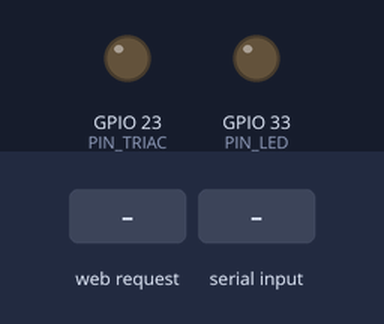
A sketch run on a simulated ESP32. On the bench: output pins drawn as LEDs (lit = HIGH). The test bench sets the inputs (shaded band). WiFi joins after 1.5 s; servers stay silent unless stated; what the sketch prints to the serial monitor is not drawn.

Above: at 3.7 s.
3.8 s: HTTP request GET /triac/iniciar received
At 4.6 s:
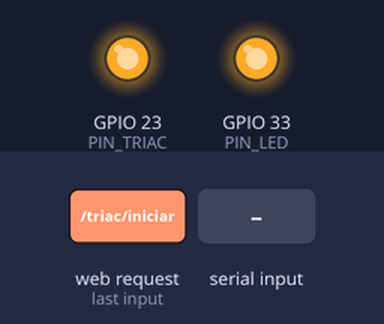
5.3 s: "1\n" received over Serial
8.3 s: HTTP request GET /triac/parar received
Timing chart, 0 to 11.3 s (numbered marks = the images above; inputs shaded):
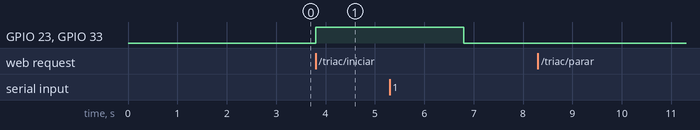

The sketch:

esp32_triac_control.ino
```cpp
#include <WiFi.h>
#include <WebServer.h>

// ═══════════════════════════════════════════════════════════════════════════════
// CONFIGURACIÓN
// ═══════════════════════════════════════════════════════════════════════════════

#define PIN_TRIAC 23
#define PIN_LED 33

const char* ssid = "iPhone de AMAT";
const char* password = "Enrique1092";

WebServer server(80);

// ═══════════════════════════════════════════════════════════════════════════════
// VARIABLES DE ESTADO
// ═══════════════════════════════════════════════════════════════════════════════

bool cicloActivo = false;
int pulsosRestantes = 0;
bool enPulso = false;
unsigned long tiempoInicio = 0;

// ═══════════════════════════════════════════════════════════════════════════════
// SETUP
// ═══════════════════════════════════════════════════════════════════════════════

void setup() {
  Serial.begin(115200);
  delay(1000);

  pinMode(PIN_TRIAC, OUTPUT);
  pinMode(PIN_LED, OUTPUT);
  digitalWrite(PIN_TRIAC, LOW);
  digitalWrite(PIN_LED, LOW);

  Serial.println("\n=== CONTROL TRIAC POR SERIAL/HTTP ===");
  Serial.println("Serial: 1=INICIAR, 2=PARAR");
  Serial.println("HTTP:   /triac/iniciar, /triac/parar, /triac/estado");
  Serial.println("======================================\n");

  // Conectar WiFi
  conectarWiFi();

  // Configurar endpoints HTTP
  server.on("/triac/iniciar", handleIniciar);
  server.on("/triac/parar", handleParar);
  server.on("/triac/estado", handleEstado);
  server.begin();

  Serial.println("✓ Servidor HTTP iniciado en puerto 80");
}

// ═══════════════════════════════════════════════════════════════════════════════
// LOOP
// ═══════════════════════════════════════════════════════════════════════════════

void loop() {
  server.handleClient();

  // Procesar comandos serial
  if (Serial.available()) {
    String comando = Serial.readStringUntil('\n');
    comando.trim();

    if (comando == "1" && !cicloActivo) {
      iniciarCiclo();
    }
    else if (comando == "2") {
      pararCiclo();
    }
    else if (comando != "") {
      Serial.println("❌ Comando inválido. Usa: 1 (iniciar) o 2 (parar)");
    }
  }

  // Máquina de estados TRIAC
  if (cicloActivo) {
    maquinaEstados();
  }
}

// ═══════════════════════════════════════════════════════════════════════════════
// CONEXIÓN WIFI
// ═══════════════════════════════════════════════════════════════════════════════

void conectarWiFi() {
  Serial.print("Conectando a WiFi: ");
  Serial.println(ssid);

  WiFi.begin(ssid, password);

  int intentos = 0;
  while (WiFi.status() != WL_CONNECTED && intentos < 20) {
    delay(500);
    Serial.print(".");
    intentos++;
  }

  if (WiFi.status() == WL_CONNECTED) {
    Serial.println("\n✓ WiFi conectado");
    Serial.print("IP: ");
    Serial.println(WiFi.localIP());
  } else {
    Serial.println("\n✗ Error conectando a WiFi");
  }
}

// ═══════════════════════════════════════════════════════════════════════════════
// CONTROL TRIAC
// ═══════════════════════════════════════════════════════════════════════════════

void iniciarCiclo() {
  if (cicloActivo) return;

  cicloActivo = true;
  pulsosRestantes = 5;
  enPulso = true;
  tiempoInicio = millis();
  digitalWrite(PIN_TRIAC, HIGH);
  digitalWrite(PIN_LED, HIGH);
  Serial.println("🚀 CICLO INICIADO - Pulso 1/5 ON (3s)");
}

void pararCiclo() {
  cicloActivo = false;
  pulsosRestantes = 0;
  enPulso = false;
  digitalWrite(PIN_TRIAC, LOW);
  digitalWrite(PIN_LED, LOW);
  Serial.println("⏹️ CICLO PARADO MANUALMENTE");
}

void maquinaEstados() {
  unsigned long ahora = millis();

  if (enPulso) {
    // ON: 3 segundos
    if (ahora - tiempoInicio >= 3000UL) {
      digitalWrite(PIN_TRIAC, LOW);
      digitalWrite(PIN_LED, LOW);
      enPulso = false;
      tiempoInicio = ahora;
      Serial.println("⏳ Pulso OFF - Espera 10s (quedan " + String(pulsosRestantes) + ")");
    }
  }
  else {
    // OFF: 10 segundos
    if (ahora - tiempoInicio >= 10000UL) {
      if (pulsosRestantes > 0) {
        digitalWrite(PIN_TRIAC, HIGH);
        digitalWrite(PIN_LED, HIGH);
        enPulso = true;
        pulsosRestantes--;
        tiempoInicio = ahora;
        Serial.println("🔥 Pulso " + String(6-pulsosRestantes) + "/5 ON (3s)");
      } else {
        cicloActivo = false;
        digitalWrite(PIN_TRIAC, LOW);
        digitalWrite(PIN_LED, LOW);
        Serial.println("✅ CICLO COMPLETADO - 5 pulsos terminados");
      }
    }
  }
}

// ═══════════════════════════════════════════════════════════════════════════════
// MANEJADORES HTTP
// ═══════════════════════════════════════════════════════════════════════════════

void handleIniciar() {
  iniciarCiclo();
  server.send(200, "application/json", "{\"ok\": true, \"ciclo_activo\": " + String(cicloActivo ? "true" : "false") + "}");
}

void handleParar() {
  pararCiclo();
  server.send(200, "application/json", "{\"ok\": true, \"ciclo_activo\": " + String(cicloActivo ? "true" : "false") + "}");
}

void handleEstado() {
  String json = "{\"ciclo_activo\": " + String(cicloActivo ? "true" : "false") +
                ", \"pulsos_restantes\": " + String(pulsosRestantes) +
                ", \"en_pulso\": " + String(enPulso ? "true" : "false") + "}";
  server.send(200, "application/json", json);
}
```

Measured:
- after the input at 3.8 s, GPIO 23 (PIN_TRIAC), GPIO 33 (PIN_LED): LOW → HIGH at once
- after the input at 8.3 s, every drawn part: stays the same
